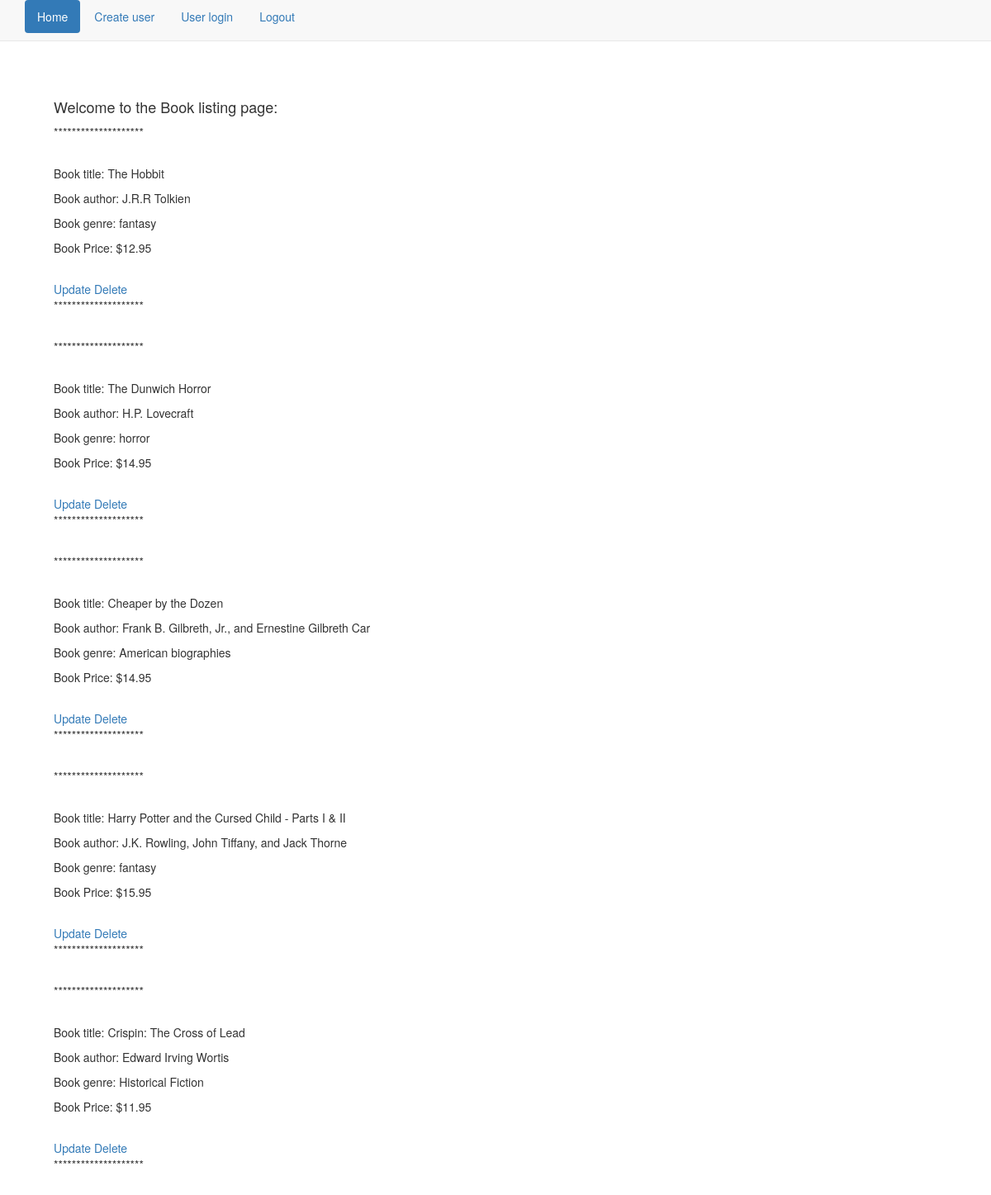
The app's page /, older data.
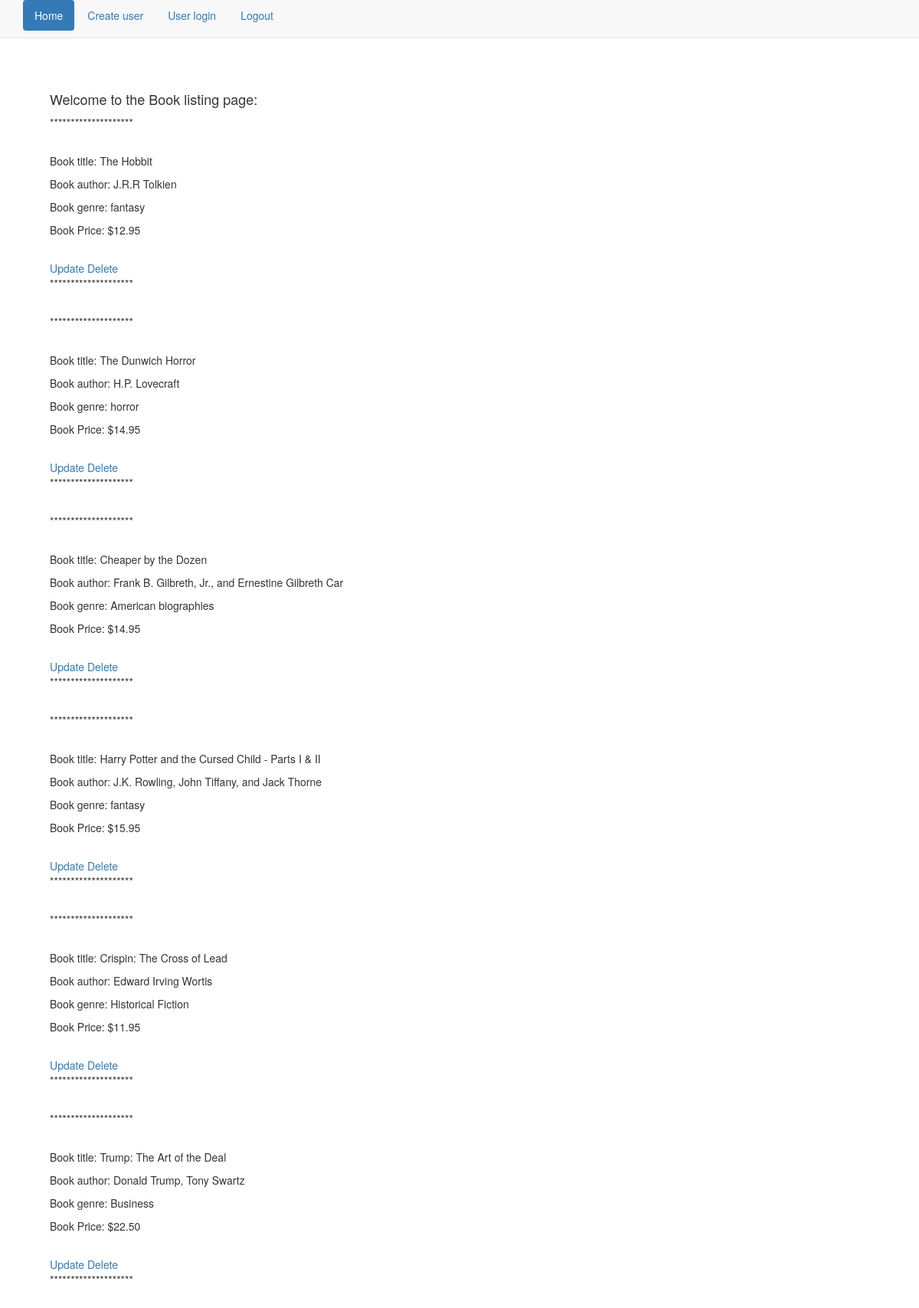
The same page, newer data.
### app/models.py (models this page shows, shortened)
class Book(models.Model):
    title = models.CharField(max_length=50)
    author = models.CharField(max_length=50)
    genre = models.CharField(max_length=50)
    cost = models.DecimalField(max_digits=6, decimal_places=2)

### app/views.py (the view)
# urls.py: url(r'^$',IndexView.as_view(), name="index_view"),
class IndexView(ListView):
    template_name = 'index.html'
    model = Book
    def get_queryset(self):
        return Book.objects.all()

### templates/index.html (shortened to what this page needs)
{% extends "base.html" %}
{% load ratings %}
{% block content %}
<div class="container">
<br>
<br>
<h4>Welcome to the Book listing page:</h4>
{% for object in object_list %}
<p>********************</p>
<br>
<p>Book title: {{ object.title }}</p>
<p>Book author: {{ object.author }}</p>
<p>Book genre: {{ object.genre }}</p>
<p>Book Price: ${{ object.cost }}</p>
<br>
<a href="{% url 'book_update' object.id %}">Update</a>
<a href="{% url 'book_delete' object.id %}">Delete</a>
<p>********************</p>
<br>
{% endfor %}
</div>
{% endblock %}

Row changes from the older to the newer data that the page shows:
added Book: title "Trump: The Art of the Deal", author "Donald Trump, Tony Swartz", genre "Business", cost "22.50"
